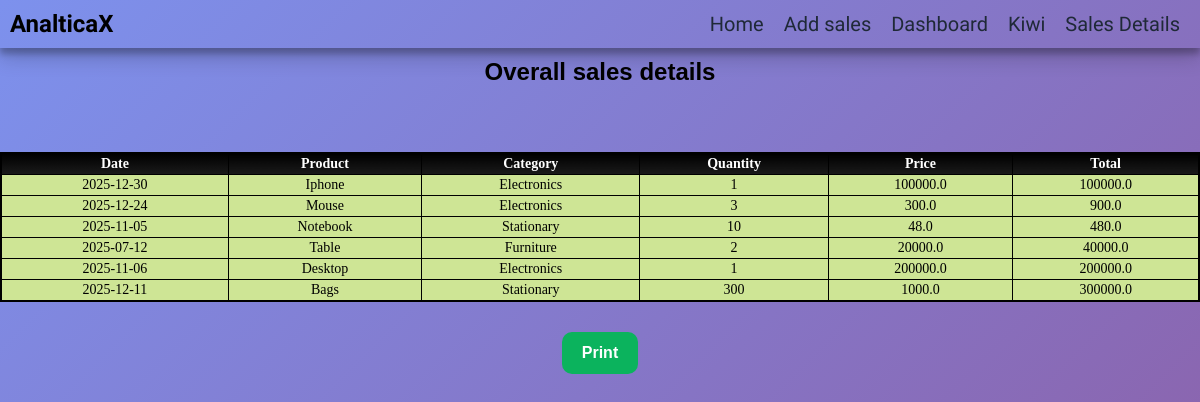
/sales, run on an earlier commit of the app's database.
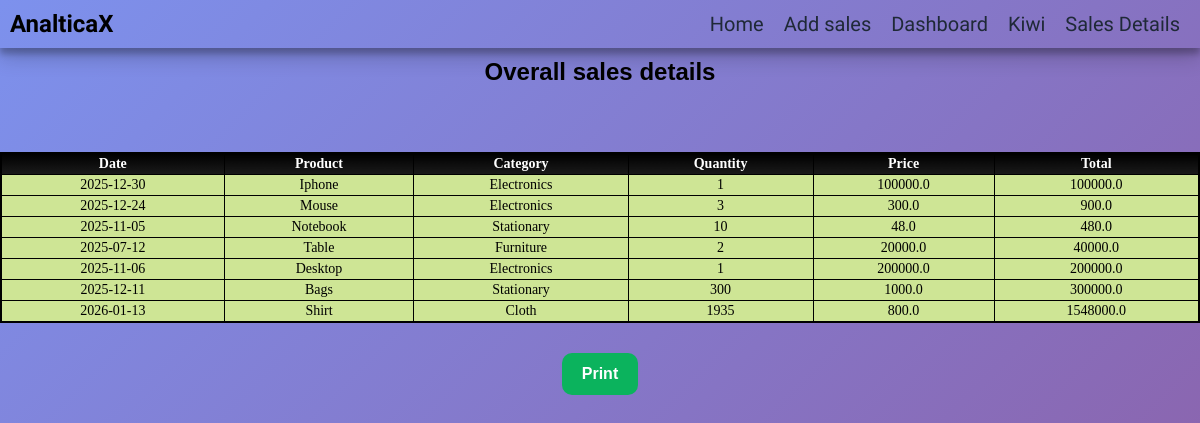
And on a later commit of the database.
### tables this page shows
CREATE TABLE sales(
                 id INTEGER PRIMARY KEY AUTOINCREMENT,
                 date TEXT,
                 product_name TEXT,
                 category TEXT,
                 quantity INTEGER,
                 price REAL
                 );

### app.py (the view)
@app.route("/sales",methods=["GET","POST"])
def sale_table():
    conn=sqlite3.connect("sales.db")
    conn.row_factory=sqlite3.Row
    cursor=conn.cursor()
    cursor.execute("SELECT * FROM sales")
    sales=cursor.fetchall()
    cursor.close()
    return render_template("sales.html",sales=sales)

### templates/sales.html (shortened to what this page needs)
<!DOCTYPE html>
<html lang="en">
<head>
    <link rel=stylesheet href="{{url_for('static',filename='css/table.css')}}">
    <link rel="stylesheet" href="https://cdnjs.cloudflare.com/ajax/libs/font-awesome/6.5.0/css/all.min.css">
</head>
<body>
    <nav class="navbar">
        <h1>AnalticaX</h1>
        <div class="navbar-links">
            <p class="navbar-link"><a href="{{url_for('home_page')}}">Home</a></p>
            <p class="navbar-link"><a href="{{url_for('add_sale')}}">Add sales</a></p>
            <p class="navbar-link"><a href="{{url_for('dashboard')}}">Dashboard</a></p>
            <p class="navbar-link"><a href="{{url_for('chat_page')}}">Kiwi </a></p>
            <p class="navbar-link"><a href="{{url_for('sale_table')}}">Sales Details</a></p>
        </div>
   </nav>
    <h2 class="subtitle">Overall sales details </h2>
    <br>
    <br>
    <div class="sales_details">
        <table>
      <tr>
        <th>Date</th>
        <th>Product</th>
        <th>Category</th>
        <th>Quantity</th>
        <th>Price</th>
        <th>Total</th>
      </tr>
      {% for sale in sales %}
      <tr>
        <td>{{sale["date"]}}</td>
        <td>{{sale["product_name"]}}</td>
        <td>{{sale["category"]}}</td>
        <td>{{sale["quantity"]}}</td>
        <td>{{sale["price"]}}</td>
        <td>{{sale["quantity"]*sale["price"]}}</td>
      </tr>
      {% endfor %}
    </table>
    </div>
    <div class="print-button">
        <button onclick="window.print()">Print</button>
    </div>
</body>
</html>

What changed in the data, as far as the page shows it:
added sales: date "2026-01-13", product_name "Shirt", category "Cloth", quantity "1935", price "800.0", sale['quantity']*sale['price'] "1548000.0"
